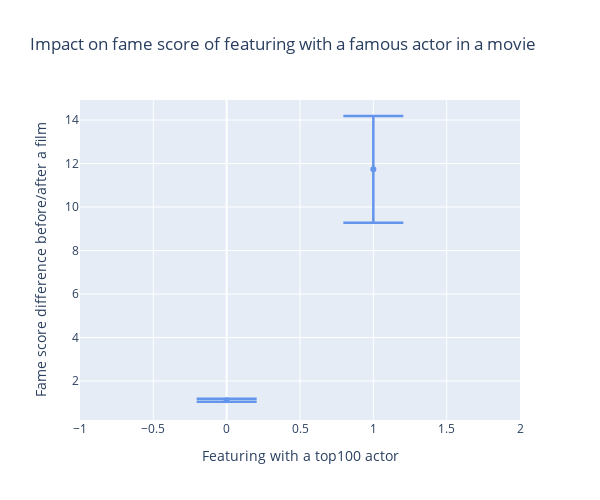

Notebook code cell kept with this figure:
### Code cell
avg_fameScore_diff = matching_data.groupby('with_top100',as_index=False)[['fameScore_diff']]\
                                  .agg(avg=('fameScore_diff','mean'), 
                                       ci=('fameScore_diff',lambda x:1.96*stats.sem(x)))

fig = go.Figure()

fig.add_trace(go.Scatter(
    x=avg_fameScore_diff['with_top100'],
    y=avg_fameScore_diff['avg'],
    mode='markers',
    error_y=dict(
        type='data', 
        array=avg_fameScore_diff['ci'],
        visible=True,
        thickness=2.5,
        width=30,
        color='cornflowerblue'
    ),
    marker=dict(
        color='cornflowerblue'
    )
    ))

fig.update_layout(xaxis_title='Featuring with a top100 actor', 
                  yaxis_title='Fame score difference before/after a film', 
                  title='Impact on fame score of featuring with a famous actor in a movie',
                  height=500, 
                  width=600)
fig.update_xaxes(range=[-1, 2])
fig.show()

### Figure 1 — Plotly figure (JSON) as saved in the notebook; plotly's stock layout.template omitted (floating-point values rounded to 4 significant figures)
{"data": [{"error_y": {"array": [0.065, 2.452], "color": "cornflowerblue", "thickness": 2.5, "type": "data", "visible": true, "width": 30}, "marker": {"color": "cornflowerblue"}, "mode": "markers", "type": "scatter", "x": [0, 1], "y": [1.116, 11.73]}], "layout": {"height": 500, "title": {"text": "Impact on fame score of featuring with a famous actor in a movie"}, "width": 600, "xaxis": {"range": [-1, 2], "title": {"text": "Featuring with a top100 actor"}}, "yaxis": {"title": {"text": "Fame score difference before/after a film"}}}}
